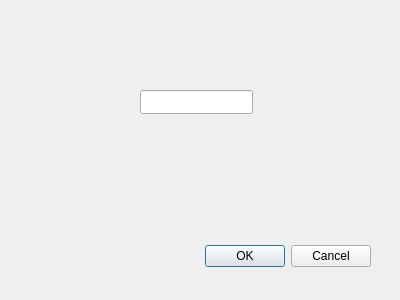
<?xml version="1.0" encoding="UTF-8"?>
<ui version="4.0">
 <class>AddAppraisalForm</class>
 <widget class="QDialog" name="AddAppraisalForm">
  <property name="geometry">
   <rect>
    <x>0</x>
    <y>0</y>
    <width>400</width>
    <height>300</height>
   </rect>
  </property>
  <property name="windowTitle">
   <string>Dialog</string>
  </property>
  <widget class="QDialogButtonBox" name="buttonBox">
   <property name="geometry">
    <rect>
     <x>30</x>
     <y>240</y>
     <width>341</width>
     <height>32</height>
    </rect>
   </property>
   <property name="orientation">
    <enum>Qt::Orientation::Horizontal</enum>
   </property>
   <property name="standardButtons">
    <set>QDialogButtonBox::StandardButton::Cancel|QDialogButtonBox::StandardButton::Ok</set>
   </property>
  </widget>
  <widget class="QLabel" name="lotInfoLabel">
   <property name="geometry">
    <rect>
     <x>270</x>
     <y>30</y>
     <width>49</width>
     <height>16</height>
    </rect>
   </property>
   <property name="text">
    <string/>
   </property>
  </widget>
  <widget class="QLineEdit" name="appraisalLineEdit">
   <property name="geometry">
    <rect>
     <x>140</x>
     <y>90</y>
     <width>113</width>
     <height>24</height>
    </rect>
   </property>
  </widget>
 </widget>
 <resources/>
 <connections>
  <connection>
   <sender>buttonBox</sender>
   <signal>accepted()</signal>
   <receiver>AddAppraisalForm</receiver>
   <slot>accept()</slot>
   <hints>
    <hint type="sourcelabel">
     <x>248</x>
     <y>254</y>
    </hint>
    <hint type="destinationlabel">
     <x>157</x>
     <y>274</y>
    </hint>
   </hints>
  </connection>
  <connection>
   <sender>buttonBox</sender>
   <signal>rejected()</signal>
   <receiver>AddAppraisalForm</receiver>
   <slot>reject()</slot>
   <hints>
    <hint type="sourcelabel">
     <x>316</x>
     <y>260</y>
    </hint>
    <hint type="destinationlabel">
     <x>286</x>
     <y>274</y>
    </hint>
   </hints>
  </connection>
 </connections>
</ui>
